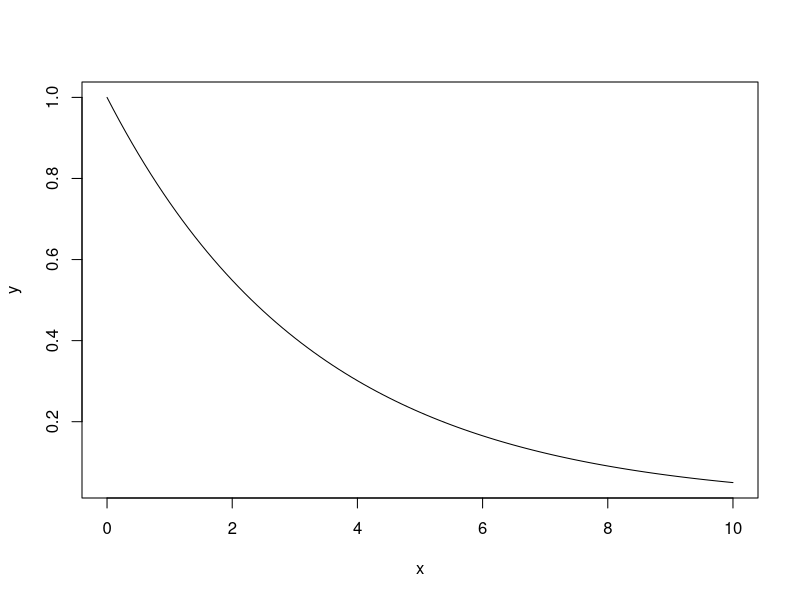
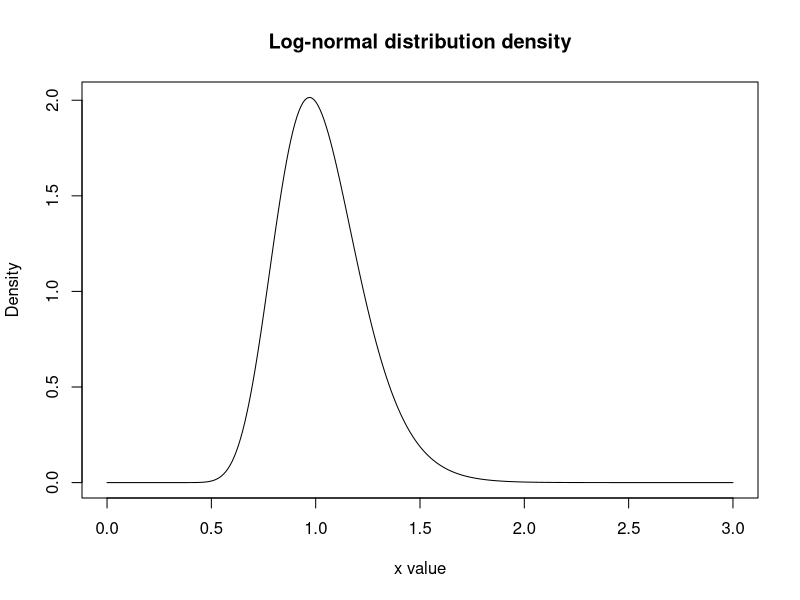

The R script that drew these images, in order:
## ---- chunk 1
#| echo: true
#| code-fold: false
dexp(5, 3) # or, the same, dexp(5, rate = 3)
## ---- chunk 2
#| echo: false
#| code-fold: false
cat(sprintf(dexp(5, 3), fmt = '%#.12f'))
## ---- chunk 3
#| echo: true
#| code-fold: false
dexp(5, 3) == 3 * exp(- 3*5)
## ---- chunk 4
#| echo: true
#| code-fold: false
pexp(0.5, 3)
## ---- chunk 5
pexp(3, 0.1) - pexp(1, 0.1)
## ---- chunk 6
#| echo: true
#| code-fold: false
pexp(0.5, 3,  lower.tail  = F) 
## ---- chunk 7
#| echo: true
#| code-fold: false
1 - pexp(0.5, 3)
## ---- chunk 8
x <- seq(0, 10, 0.1)
y <- pexp(x, 0.3, lower.tail = F)
plot(x,y, type='l')
## ---- chunk 9
#| echo: true
#| code-fold: false
dgamma(3, 0.1, 2)
## ---- chunk 10
#| echo: true
#| code-fold: false
x <- qgamma(0.2, shape = 0.1, rate = 2)
x
## ---- chunk 11
#| echo: true
#| code-fold: false
pgamma(x, shape = 0.1, rate = 2)
## ---- chunk 12
# F(5) - F(a) = 0.4
# F(a) = F(5) - 0.4
fa <- pgamma(5, shape = 3, rate = 2) - 0.4
a <- qgamma(fa, shape = 3, rate = 2)
## ---- chunk 13
#| echo: true
#| code-fold: false
a
## ---- chunk 14
#| echo: true
#| code-fold: false
rgamma(2, shape = 0.1, rate = 0.2)
## ---- chunk 15
#| echo: true
#| code-fold: false
rgamma(2, shape = 0.1, rate = 0.2)
## ---- chunk 16
set.seed(123)
x <- rgamma(10000, shape = 2, rate = 3)
m <- mean(x)
## ---- chunk 17
#| echo: true
#| code-fold: false
m
## ---- chunk 18
#| echo: true
#| code-fold: false
abs(m - 2/3)
## ---- chunk 19
#| echo: false
x <- seq(0, 3, 0.01)
y <- dlnorm(x, meanlog = 0.01, sdlog = 0.2)
plot(x,y, type="l", xlab="x value", ylab="Density", main="Log-normal distribution density")
## ---- chunk 20
sigma = 0.4**0.5 # square root of sigma^2 = 0.4
dnorm(2, 4, sigma)/pexp(2, 4, sigma, lower.tail = F)
